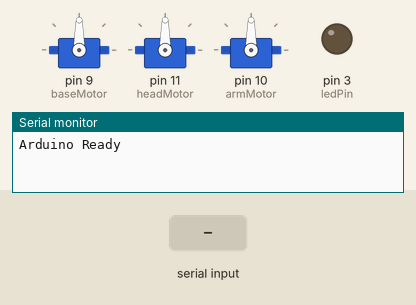
Simulated run of this sketch. Board: Arduino Uno, built with avr-gcc and run on an emulated ATmega328P. On the bench: 3 × servo, output pins drawn as LEDs (lit = HIGH), the last lines printed to the serial monitor. The inputs (shaded band) are chosen by the test bench.

Above: at 1.2 s.
1.3 s: "L90\n" received over Serial
At 1.7 s:
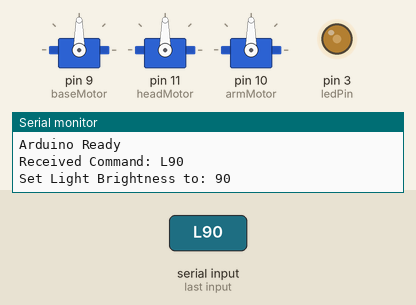
2.8 s: "B,45\n" received over Serial
At 4.0 s:
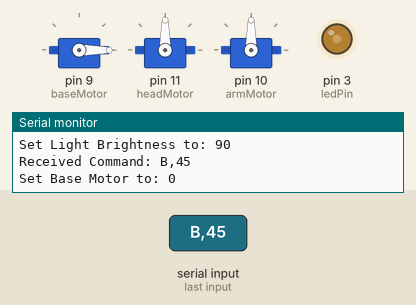
4.3 s: "L,45\n" received over Serial
At 5.2 s:
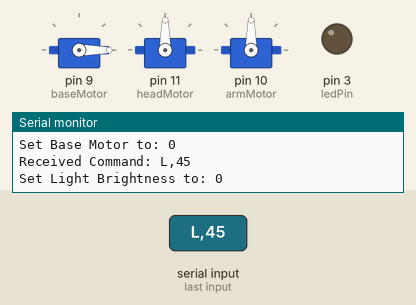
5.8 s: "H,45\n" received over Serial
At 6.4 s:
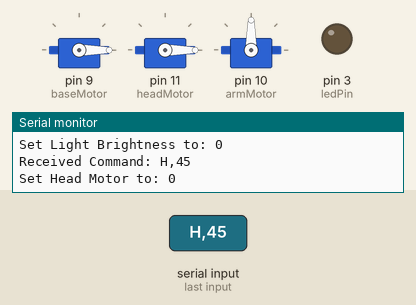
7.3 s: "B90\n" received over Serial
At 8.5 s:
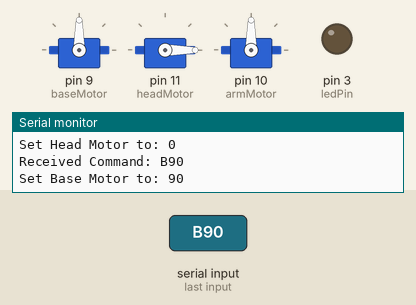
8.8 s: "A,45\n" received over Serial
At 9.9 s:
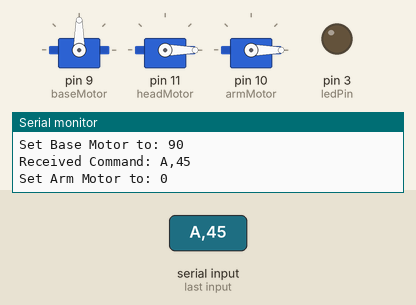
Timing chart, 0 to 11.3 s (numbered marks = the images above; inputs shaded):
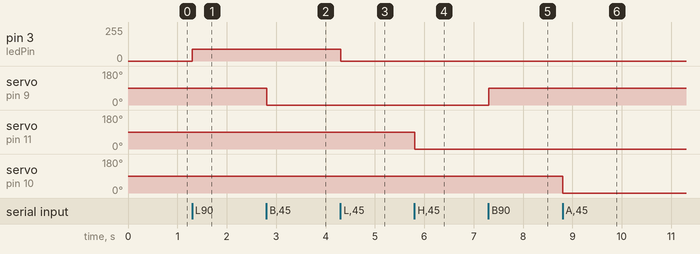

The sketch:

Sweep.ino
```cpp
#include <Servo.h>

// Define the servo objects
Servo baseMotor;   // servo for spinning base
Servo headMotor;   // servo for tiltin the head, keep it smooth
Servo armMotor;    // servo for movin the arm, reach 4 da stars

// Define the LED pin
const int ledPin = 3; // da blink blink

void setup() {
  Serial.begin(9600);
  baseMotor.attach(9);        // base @ 9
  headMotor.attach(11);       // head @ 11
  armMotor.attach(10);        // arm @ 10
  pinMode(ledPin, OUTPUT);    // set da LED pin to output mode, obv
  Serial.println("Arduino Ready"); // all set
}

void loop() {
  // check if command slid into da serial port
  if (Serial.available()) {
    String command = Serial.readStringUntil('\n');  // grab da command until \n
    Serial.println("Received Command: " + command);

    // Parse da command: L (light), B (base), H (head), A (arm)
    if (command.startsWith("L")) {
      int brightness = command.substring(1).toInt();
      if (brightness >= 0 && brightness <= 255) {
        analogWrite(ledPin, brightness);  // adjust da brightness
        Serial.println("Set Light Brightness to: " + String(brightness));  // flex da brightness
      }
    } else if (command.startsWith("B")) {
      int baseAngle = command.substring(1).toInt();
      if (baseAngle >= 0 && baseAngle <= 180) {
        baseMotor.write(baseAngle);  // spin spin da base
        Serial.println("Set Base Motor to: " + String(baseAngle));  // brag about da base angle
      }
    } else if (command.startsWith("H")) {
      int headAngle = command.substring(1).toInt();
      if (headAngle >= 0 && headAngle <= 180) {
        headMotor.write(headAngle);  // tilt it, smooth af
        Serial.println("Set Head Motor to: " + String(headAngle));  // show off da tilt
      }
    } else if (command.startsWith("A")) {
      int armAngle = command.substring(1).toInt();
      if (armAngle >= 0 && armAngle <= 180) {
        armMotor.write(armAngle);  // arm stretch vibes
        Serial.println("Set Arm Motor to: " + String(armAngle));  // tell 'em about da arm
      }
    } else {
      Serial.println("Error: Unknown Command");  // uhhh... wat dis cmd tho?
    }
  }
}
```

Measured:
- after the input at 1.3 s, pin 3 (ledPin): 0/255 → 90/255 at once
- after the input at 2.8 s, servo on pin 9 (baseMotor): 90° → 0° at once
- after the input at 4.3 s, pin 3 (ledPin): 90/255 → 0/255 at once
- after the input at 5.8 s, servo on pin 11 (headMotor): 90° → 0° at once
- after the input at 7.3 s, servo on pin 9 (baseMotor): 0° → 90° at once
- after the input at 8.8 s, servo on pin 10 (armMotor): 90° → 0° at once
